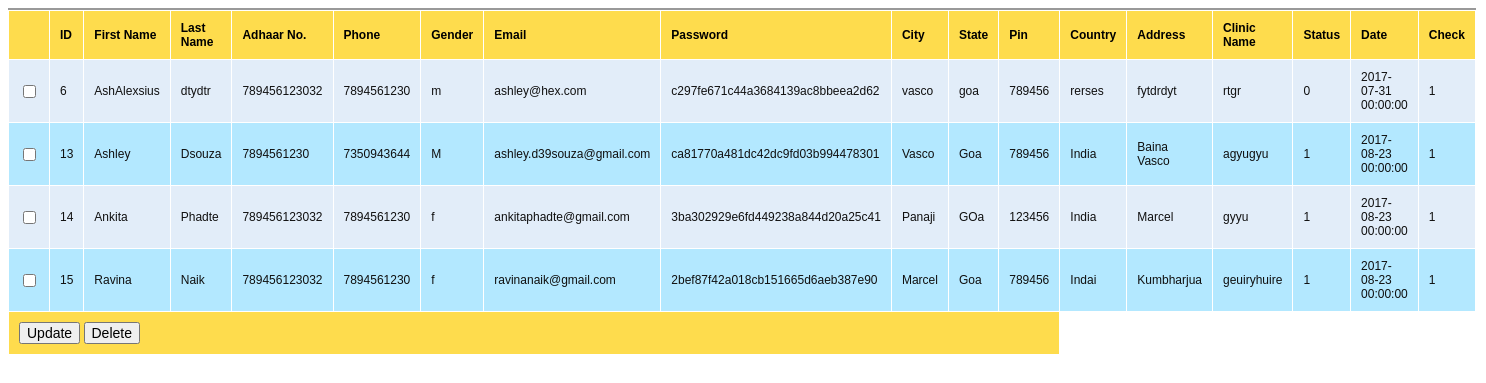
The app's page /patient/list_user.php with its own data.
### tables this page shows
CREATE TABLE `patient` (
  `id` int(11) NOT NULL,
  `fname` varchar(35) NOT NULL,
  `lname` varchar(35) NOT NULL,
  `adhar_no` varchar(20) NOT NULL,
  `phone` varchar(20) NOT NULL,
  `gender` varchar(11) NOT NULL,
  `email` varchar(60) NOT NULL,
  `password` varchar(60) NOT NULL,
  `city` varchar(30) NOT NULL,
  `state` varchar(30) NOT NULL,
  `pin` int(10) NOT NULL,
  `country` varchar(20) NOT NULL,
  `address` text NOT NULL,
  `clinic_name` varchar(60) NOT NULL,
  `status` tinyint(4) NOT NULL DEFAULT '1',
  `date` datetime NOT NULL,
  `check` int(11) NOT NULL
);

### patient/list_user.php (the view, shortened to what this page needs)
<?php
$conn = mysqli_connect("localhost","root","");
mysqli_select_db($conn,"dentist_management");
$result = mysqli_query($conn,"SELECT * FROM patient");
?>
<html>
<head>
<link rel="stylesheet" type="text/css" href="../styles.css" />
</head>
<body>
<form name="frmUser" method="post" action="">
<div style="width:500px;">
<table border="0" cellpadding="10" cellspacing="1" width="500" class="tblListForm">
<tr class="listheader">
<td></td>
		<td>ID</td>
		<td>First Name</td>
		<td>Last Name</td>
		<td>Adhaar No.</td>
		<td>Phone</td>
		<td>Gender</td>
		<td>Email</td>
		<td>Password</td>
		<td>City</td>
		<td>State</td>
		<td>Pin</td>
		<td>Country</td>
		<td>Address</td>
		<td>Clinic Name</td>
		<td>Status</td>
		<td>Date</td>
		<td>Check</td>
</tr>
<?php
$i=0;
while($row = mysqli_fetch_array($result)) {
if($i%2==0)
$classname="evenRow";
else
$classname="oddRow";
?>
<tr class="<?php if(isset($classname)) echo $classname;?>">
	<td><input type="checkbox" name="patient[]" value="<?php echo $row["id"]; ?>" ></td>
	<td><?php echo $row["id"]; ?></td>
	<td><?php echo $row["fname"]; ?></td>
	<td><?php echo $row["lname"]; ?></td>
	<td><?php echo $row["adhar_no"]; ?></td>
	<td><?php echo $row["phone"]; ?></td>
	<td><?php echo $row["gender"]; ?></td>
	<td><?php echo $row["email"]; ?></td>
	<td><?php echo $row["password"]; ?></td>
	<td><?php echo $row["city"]; ?></td>
	<td><?php echo $row["state"]; ?></td>
	<td><?php echo $row["pin"]; ?></td>
	<td><?php echo $row["country"]; ?></td>
	<td><?php echo $row["address"]; ?></td>
	<td><?php echo $row["clinic_name"]; ?></td>
	<td><?php echo $row["status"]; ?></td>
	<td><?php echo $row["date"]; ?></td>
	<td><?php echo $row["check"]; ?></td>
</tr>
<?php
$i++;
}
?>
<tr class="listheader">
	<td colspan="12">
		<input type="button" name="update" value="Update" onClick="setUpdateAction();" />
		<input type="button" name="delete" value="Delete"  onClick="setDeleteAction();" />
	</td>
</tr>
</table>
</form>
</body></html>

### styles.css (style rules this page uses)
body { font-family:Arial; }
input { font-family:Arial; font-size:14px; }
.evenRow { background-color: #E2EDF9; font-size:12px; color:#101010; }
.oddRow { background-color: #B3E8FF; font-size:12px; color:#101010; }
.tblListForm { border-top:2px #999999 solid; }
.listheader { background-color: #fedc4d; font-size:12px; font-weight:bold; }

### records on screen
patient: id "6", fname "AshAlexsius", lname "dtydtr", adhar_no "789456123032", phone "7894561230", gender "m", email "ashley@hex.com", password "c297fe671c44a3684139ac8bbeea2d62", city "vasco", state "goa", pin "789456", country "rerses", address "fytdrdyt", clinic_name "rtgr", status "0", date "2017-07-31 00:00:00", check "1"
patient: id "13", fname "Ashley", lname "Dsouza", adhar_no "7894561230", phone "7350943644", gender "M", email "ashley.d39souza@gmail.com", password "ca81770a481dc42dc9fd03b994478301", city "Vasco", state "Goa", pin "789456", country "India", address "Baina Vasco", clinic_name "agyugyu", status "1", date "2017-08-23 00:00:00", check "1"
patient: id "14", fname "Ankita", lname "Phadte", adhar_no "789456123032", phone "7894561230", gender "f", email "ankitaphadte@gmail.com", password "3ba302929e6fd449238a844d20a25c41", city "Panaji", state "GOa", pin "123456", country "India", address "Marcel", clinic_name "gyyu", status "1", date "2017-08-23 00:00:00", check "1"
patient: id "15", fname "Ravina", lname "Naik", adhar_no "789456123032", phone "7894561230", gender "f", email "ravinanaik@gmail.com", password "2bef87f42a018cb151665d6aeb387e90", city "Marcel", state "Goa", pin "789456", country "Indai", address "Kumbharjua", clinic_name "geuiryhuire", status "1", date "2017-08-23 00:00:00", check "1"
